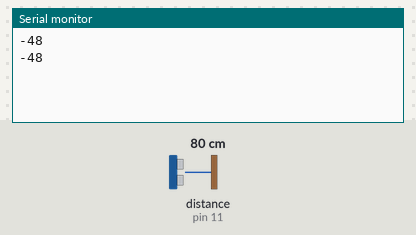
A sketch run on a simulated Arduino Uno, built with avr-gcc and run on an emulated ATmega328P. Shown: the last lines printed to the serial monitor. Wiring (inferred from the names in the program): ultrasonic range finder: trigger pin 12; echo pin 11. The inputs (shaded band) are chosen by the test bench; at power-on: distance to the obstacle (sensor on pin 11) 80 cm. The echo pulse lasts 58.3 µs per cm.

Above: at 1.8 s.
1.9 s: distance to the obstacle (sensor on pin 11) set to 2 cm
At 2.8 s:
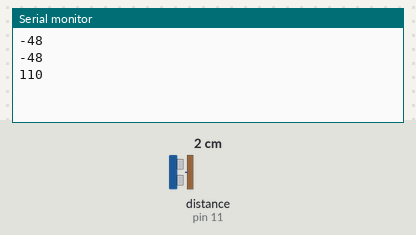
3.4 s: distance to the obstacle (sensor on pin 11) set to 4 cm
At 4.8 s:
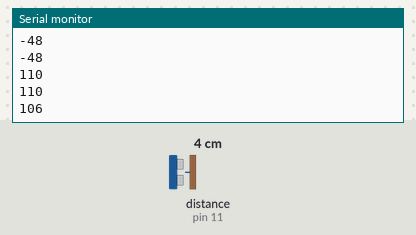
Timing chart, 0 to 6.4 s (numbered marks = the images above; inputs shaded):
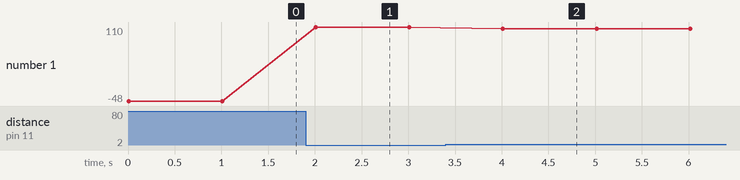

The sketch:

floodgate-sensor.ino
```cpp
/* Water Level Meter for Early Flood Warning Detection

Measuring water level with Arduino 101 and ultrasonic distance module HR-S04.

Arduino IDE 1.5.8
*/

// ports on Arduino board
int trig = 12;
int echo = 11;

void setup()
{
  Serial.begin(9600);
  pinMode(trig, OUTPUT);
  pinMode(echo, INPUT);
}

void loop()
{
  long t = 0, h = 0, hp = 0;

  // Transmitting pulse
  digitalWrite(trig, LOW);
  delayMicroseconds(2);
  digitalWrite(trig, HIGH);
  delayMicroseconds(10);
  digitalWrite(trig, LOW);

  // Waiting for pulse
  t = pulseIn(echo, HIGH);

  // Calculating distance
  h = t / 58; // approximate effective distance of one sensor)

  h = h - 6;  // offset correction
  h = 50 - h;  // water height, 0 - 50 cm

  hp = 2 * h;  // distance in %, from 0% - 100%

  // Sending to computer
  Serial.print(hp);
  // Serial.print(" cm\n");
  Serial.print("\n");

  delay(1000);
}
```

Measured:
- after the input at 1.9 s, the serial monitor: prints a new line after 0.11 s (image 1)
- after the input at 3.4 s, the serial monitor: prints a new line after 0.61 s (image 2)
- plotted number 1: -48 → 110 after the input at 1.9 s, 110 → 106 after the input at 3.4 s
